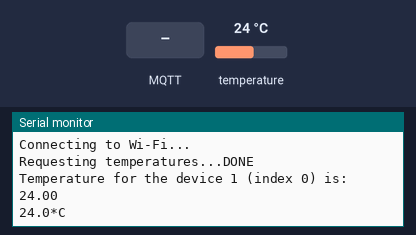
Bench run of a program on a simulated ESP32-S2. Shown: the last lines printed to the serial monitor. The test bench sets the inputs (shaded band); at power-on: temperature 24 °C. WiFi joins after 1.5 s; servers stay silent unless stated; no MQTT or app messages arrive unless stated.

Above: at 1.5 s.
1.6 s: MQTT message "test 1" arrives on the first subscribed topic
At 2.3 s:
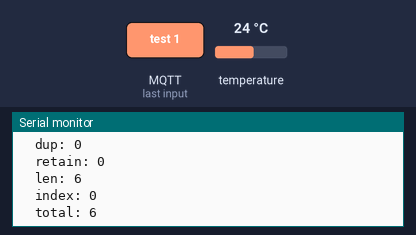
3.1 s: temperature set to 12 °C
At 4.4 s:
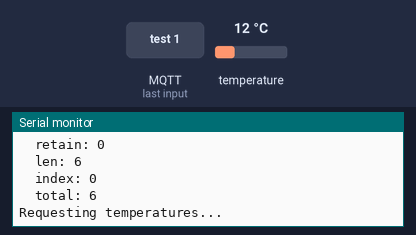
4.6 s: MQTT message "1" arrives on the first subscribed topic
At 5.8 s:
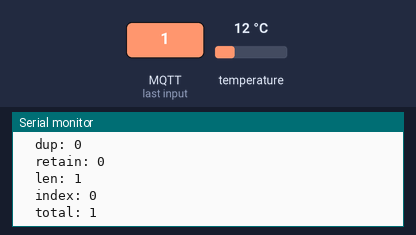
6.1 s: temperature set to 19 °C
7.6 s: MQTT message "test 2" arrives on the first subscribed topic
At 8.0 s:
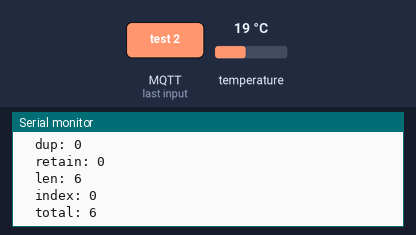

Measured:
- after the input at 1.6 s, the serial monitor: prints a new line at once (image 1)
- after the input at 4.6 s, the serial monitor: prints a new line at once (image 3)
- after the input at 7.6 s, the serial monitor: prints a new line at once (image 4)

The program:

main.cpp
```cpp
#include <WiFi.h>
#include <OneWire.h>
#include <DallasTemperature.h>
extern "C" {
	#include "freertos/FreeRTOS.h"
	#include "freertos/timers.h"
}

//#include <lblink.h>
#include <AsyncMqttClient.h>


#define WIFI_SSID "ASUS"
#define WIFI_PASSWORD "2457100016"
#define ONE_WIRE_BUS 14

#define MQTT_HOST "mqtt.lanet.io"  // Для Lanet
#define MQTT_PORT 1883

AsyncMqttClient mqttClient;
TimerHandle_t mqttReconnectTimer;
TimerHandle_t wifiReconnectTimer;

// Setup a oneWire instance to communicate with any OneWire devices (not just Maxim/Dallas temperature ICs)
OneWire oneWire(ONE_WIRE_BUS);
// Pass our oneWire reference to Dallas Temperature.
DallasTemperature sensors(&oneWire);
int count = 0;
//const char count_MQTT = 8 ;
float Temper ;
String Temper_string ;
char Temper_char[5];

void connectToWifi() {
  Serial.println("Connecting to Wi-Fi...");
  WiFi.begin(WIFI_SSID, WIFI_PASSWORD);
}

void connectToMqtt() {
  Serial.println("Connecting to MQTT...");
  mqttClient.connect();
}

void WiFiEvent(WiFiEvent_t event) {
    Serial.printf("[WiFi-event] event: %d\n", event);
    switch(event) {
    case SYSTEM_EVENT_STA_GOT_IP:
        Serial.println("WiFi connected");
        Serial.println("IP address: ");
        Serial.println(WiFi.localIP());
        connectToMqtt();
        break;
    case SYSTEM_EVENT_STA_DISCONNECTED:
        Serial.println("WiFi lost connection");
        xTimerStop(mqttReconnectTimer, 0); // ensure we don't reconnect to MQTT while reconnecting to Wi-Fi
        xTimerStart(wifiReconnectTimer, 0);
        break;
    }
}

void onMqttConnect(bool sessionPresent) {
  Serial.println("Connected to MQTT.");
  Serial.print("Session present: ");
  Serial.println(sessionPresent);
  uint16_t packetIdSub = mqttClient.subscribe("Oleh_N/test_command", 2);
  //Serial.print("Subscribing at QoS 2, packetId: ");
  //Serial.println(packetIdSub);
  //mqttClient.publish("Oleh_N/lol_1", 0, true, "test 1");
  //Serial.println("Publishing at QoS 0");
  //uint16_t packetIdPub1 = mqttClient.publish("Oleh_N/lol_2", 1, true, "test 2");
  //Serial.print("Publishing at QoS 1, packetId: ");
  //Serial.println(packetIdPub1);
  //uint16_t packetIdPub2 = mqttClient.publish("Oleh_N/test_command", 2, true, "com");
  //Serial.print("Publishing at QoS 2, packetId: ");
  //Serial.println(packetIdPub2);
}

void onMqttDisconnect(AsyncMqttClientDisconnectReason reason) {
  Serial.println("Disconnected from MQTT.");

  if (WiFi.isConnected()) {
    xTimerStart(mqttReconnectTimer, 0);
  }
}

void onMqttSubscribe(uint16_t packetId, uint8_t qos) {
  Serial.println("Subscribe acknowledged.");
  Serial.print("  packetId: ");
  Serial.println(packetId);
  Serial.print("  qos: ");
  Serial.println(qos);
}

void onMqttUnsubscribe(uint16_t packetId) {
  Serial.println("Unsubscribe acknowledged.");
  Serial.print("  packetId: ");
  Serial.println(packetId);
}

void onMqttMessage(char* topic, char* payload, AsyncMqttClientMessageProperties properties, size_t len, size_t index, size_t total) {
  Serial.println("Publish received.");
  Serial.print("  topic: ");
  Serial.println(topic);
  Serial.print("  qos: ");
  Serial.println(properties.qos);
  Serial.print("  dup: ");
  Serial.println(properties.dup);
  Serial.print("  retain: ");
  Serial.println(properties.retain);
  Serial.print("  len: ");
  Serial.println(len);
  Serial.print("  index: ");
  Serial.println(index);
  Serial.print("  total: ");
  Serial.println(total);
}

void onMqttPublish(uint16_t packetId) {
  Serial.println("Publish acknowledged.");
  Serial.print("  packetId: ");
  Serial.println(packetId);
}

void setup() {
  Serial.begin(115200);
  Serial.println();
  Serial.println();

  Serial.println("Dallas Temperature IC Control Library Demo");
  // Start up the library
  sensors.begin();

  mqttReconnectTimer = xTimerCreate("mqttTimer", pdMS_TO_TICKS(2000), pdFALSE, (void*)0, reinterpret_cast<TimerCallbackFunction_t>(connectToMqtt));
  wifiReconnectTimer = xTimerCreate("wifiTimer", pdMS_TO_TICKS(2000), pdFALSE, (void*)0, reinterpret_cast<TimerCallbackFunction_t>(connectToWifi));

  WiFi.onEvent(WiFiEvent);

  mqttClient.onConnect(onMqttConnect);
  mqttClient.onDisconnect(onMqttDisconnect);
  mqttClient.onSubscribe(onMqttSubscribe);
  mqttClient.onUnsubscribe(onMqttUnsubscribe);
  mqttClient.onMessage(onMqttMessage);
  mqttClient.onPublish(onMqttPublish);
  mqttClient.setServer(MQTT_HOST, MQTT_PORT);

  connectToWifi();
}

void loop() {
 // call sensors.requestTemperatures() to issue a global temperature
  // request to all devices on the bus
  Serial.print("Requesting temperatures...");
  sensors.requestTemperatures(); // Send the command to get temperatures
  Serial.println("DONE");

  Serial.print("Temperature for the device 1 (index 0) is: ");
  Temper = sensors.getTempCByIndex(0);
  Temper_string = String(Temper,1)+String("*C");
  Temper_string.toCharArray(Temper_char,8);
  Serial.println(sensors.getTempCByIndex(0));
  //mqttClient.publish("Oleh_N/lol_1", 0, true, sensors.getTempCByIndex(0));
  mqttClient.publish("Oleh_N/Ts1", 0, true, Temper_char);

  count++;
  sensors.setUserDataByIndex(0, count);
  int x = sensors.getUserDataByIndex(0);
  //Serial.println(count);
  //Serial.println(Temper);
  Serial.println(Temper_string);

  //uint16_t packetIdPub1 = mqttClient.publish("Oleh_N/lol_2", 1, true, count_MQTT);
  delay(3000);
}
```
